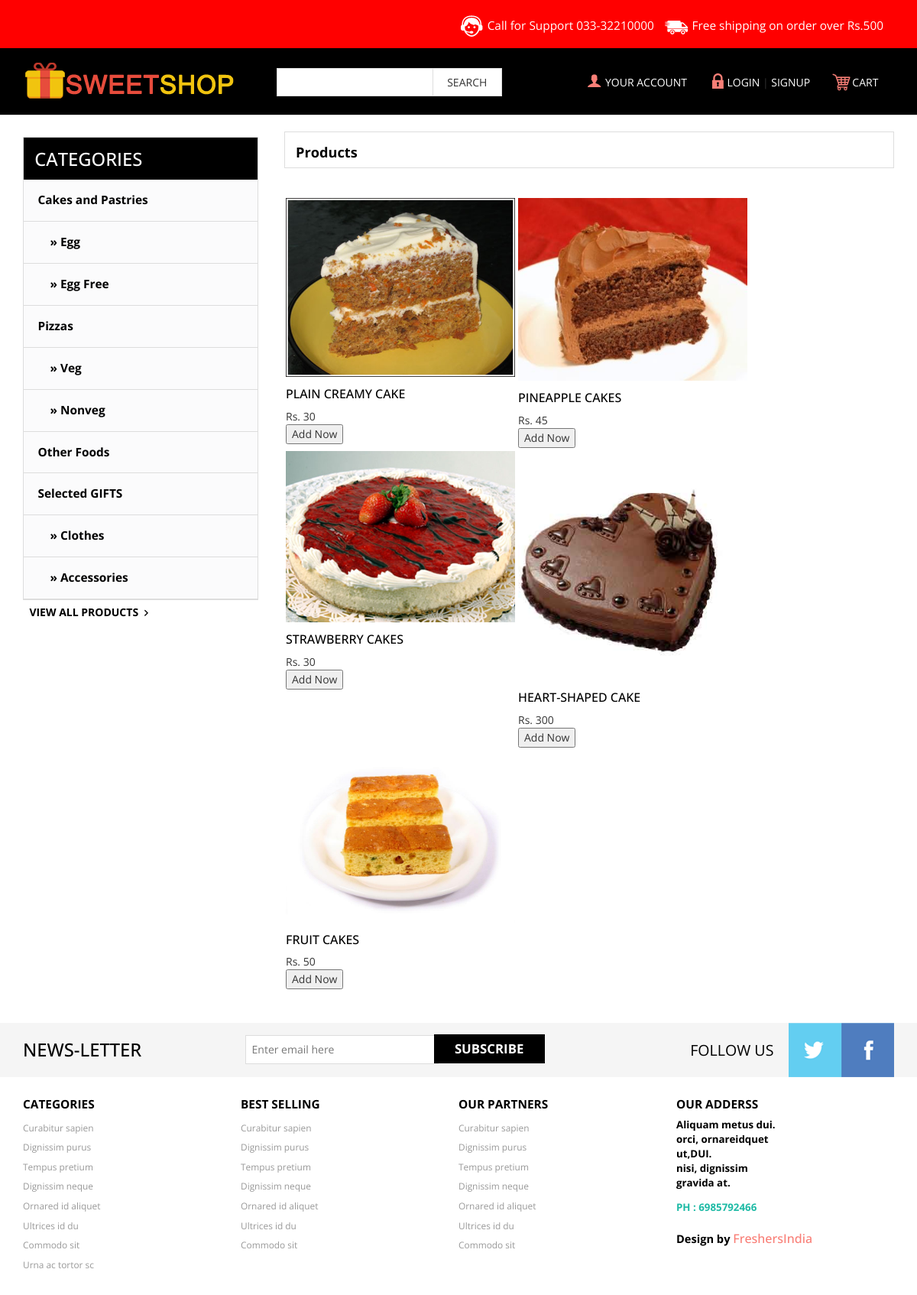
The app's page /products.php?cid=5 with its own data.
### tables this page shows
CREATE TABLE `products` (
  `id` int(11) NOT NULL,
  `name` varchar(100) NOT NULL DEFAULT '',
  `details` text NOT NULL,
  `image` varchar(100) NOT NULL DEFAULT '',
  `price` int(4) NOT NULL DEFAULT 0,
  `cid` int(6) NOT NULL DEFAULT 0,
  `total_views` int(11) NOT NULL,
  `total_sales` int(11) NOT NULL
);

CREATE TABLE `category` (
  `cid` int(6) NOT NULL,
  `cname` varchar(100) NOT NULL DEFAULT '',
  `parent_id` int(6) NOT NULL DEFAULT 0
);

### products.php (the view, shortened to what this page needs)
<?php
include "lib/connection.php";
include "lib/header.php";
?>
		     <div class="products">
	   		     	<h5 class="latest-product">Products</h5>
			</div>
		<table >
		<tr>
			<td>
		<div class="grid-product">
		<?php
		$sql = "SELECT * FROM `products` WHERE `cid` = '$_GET[cid]' ";
		$res = $db->query($sql);
		while($row = $res->fetch_array()) {
		  print <<<EOF
		  <div class="  product-grid" style="width: 300px;">
			<div class="content_box"><a href="details.php?id=$row[id]">
			   	<div class="left-grid-view grid-view-left">
			   	   	 <img src="$row[image]" class="img-responsive" alt=""/>
				   	   	<div class="mask">
	                        <div class="info">Quick View</div>
			            </div>
				   	  </a>
				</div>
				    <h4><a href="details.php?id=$row[id]">$row[name]</a></h4>
 				     Rs. $row[price]
 				     <BR>
 				     <form action = "add.php" method = "post">
 				     <input type = "hidden" name = "pid" value = "$row[id]">
 				     <input type = "hidden" name = "quantity" value = "1">
 				     <input type = "submit"  class="now-get get-cart"  value = "Add Now">
 				     </form>
			   	</div>
              </div>
EOF;
		}
	?>
<?php
include "lib/footer.php";
?>

### lib/footer.php (shortened to what this page needs)
			   <div class="sub-cate">
				<div class=" top-nav rsidebar span_1_of_left">
					<h3 class="cate">CATEGORIES</h3>
		 <ul class="menu">
			<ul class="kid-menu ">
<?php
include_once "lib/connection.php";
$sql = "SELECT * FROM `category` WHERE `parent_id` = '0' ";
$res = $db->query($sql);
while($row = $res->fetch_array()) {
	print "<li><a href=\"products.php?cid=$row[cid]\">$row[cname]</a></li>";
	$sql2 = "SELECT * FROM `category` WHERE `parent_id` = '$row[cid]' ";
	$res2 = $db->query($sql2);
	while($row2 = $res2->fetch_array()) {
		print "<li><a href=\"products.php?cid=$row2[cid]\"> &nbsp; &nbsp; &raquo; $row2[cname]</a></li>";
	}
}
?>
			</ul>
	</ul>
					</div>
	   		     	 <a class="view-all all-product" href="product.html">VIEW ALL PRODUCTS<span> </span></a>
			</div>
	<div class="footer">
		<div class="footer-top">
			<div class="container">
				<div class="latter">
					<h6>NEWS-LETTER</h6>
					<div class="sub-left-right">
						<form>
							<input type="text" value="Enter email here"onfocus="this.value = '';" onblur="if (this.value == '') {this.value = 'Enter email here';}" />
							<input type="submit" value="SUBSCRIBE" />
						</form>
					</div>
				</div>
				<div class="latter-right">
					<p>FOLLOW US</p>
					<ul class="face-in-to">
						<li><a href="#"><span> </span></a></li>
						<li><a href="#"><span class="facebook-in"> </span></a></li>
					</ul>
					<div class="clearfix"> </div>
				</div>
			</div>
		</div>
		<div class="footer-bottom">
			<div class="container">
				<div class="footer-bottom-cate">
					<h6>CATEGORIES</h6>
					<ul>
						<li><a href="#">Curabitur sapien</a></li>
						<li><a href="#">Dignissim purus</a></li>
						<li><a href="#">Tempus pretium</a></li>
						<li ><a href="#">Dignissim neque</a></li>
						<li ><a href="#">Ornared id aliquet</a></li>
						<li><a href="#">Ultrices id du</a></li>
						<li><a href="#">Commodo sit</a></li>
						<li ><a href="#">Urna ac tortor sc</a></li>
					</ul>
				</div>
				<div class="footer-bottom-cate bottom-grid-cat">
					<h6>BEST SELLING</h6>
					<ul>
						<li><a href="#">Curabitur sapien</a></li>
						<li><a href="#">Dignissim purus</a></li>
						<li><a href="#">Tempus pretium</a></li>
						<li ><a href="#">Dignissim neque</a></li>
						<li ><a href="#">Ornared id aliquet</a></li>
						<li><a href="#">Ultrices id du</a></li>
						<li><a href="#">Commodo sit</a></li>
					</ul>
				</div>
				<div class="footer-bottom-cate">
					<h6>OUR PARTNERS</h6>
					<ul>
						<li><a href="#">Curabitur sapien</a></li>
						<li><a href="#">Dignissim purus</a></li>
						<li><a href="#">Tempus pretium</a></li>
						<li ><a href="#">Dignissim neque</a></li>
						<li ><a href="#">Ornared id aliquet</a></li>
						<li><a href="#">Ultrices id du</a></li>
						<li><a href="#">Commodo sit</a></li>
					</ul>
				</div>
				<div class="footer-bottom-cate cate-bottom">
					<h6>OUR ADDERSS</h6>
					<ul>
						<li>Aliquam metus  dui. </li>
						<li>orci, ornareidquet</li>
						<li> ut,DUI.</li>
						<li >nisi, dignissim</li>
						<li >gravida at.</li>
						<li class="phone">PH : 6985792466</li>
						<li class="temp"> <p class="footer-class">Design by <a href="http://freshersindia.com/" target="_blank">FreshersIndia</a> </p></li>
					</ul>
				</div>
				<div class="clearfix"> </div>
			</div>
		</div>
	</div>
</body>
</html>

### css/style.css (style rules this page uses)
body { background: #fff; font-family: 'Open Sans', sans-serif; }
body a { transition: 0.5s all; -webkit-transition: 0.5s all; -o-transition: 0.5s all; -ms-transition: 0.5s all; -moz-transition: 0.5s all; }
h3.cate { color: #fff; font-size: 1.7em; padding: 0.6em ; background: #000; margin: 0; }
ul.kid-menu { display: block !important; }
.menu { width: auto; height: auto; padding: 0; list-style: none; margin: 0; background: #FBFBFC; }
ul { padding: 0; list-style: none; }
.menu ul li a { width: 100%; display: block; position: relative; font-size:1.1em; font-weight: 400; color: #000; text-decoration:none; border-bottom: 1px solid #ddd; font-weight:700; line-height: 3.5em; text-indent: 1.2em; }
.menu ul.kid-menu li a { border-bottom: none; }
ul.kid-menu { padding: 0; margin: 0; }
ul.kid-menu li { list-style: none; border-bottom: 1px solid #ddd; }
.sub-cate,.slide-grid { float: left; }
.top-nav { border: 1px solid #ddd; }
.sub-cate { width: 27%; margin: 2em 2em 0 0; }
.products { width: 100%; border: 1px solid #ddd; float:left; margin: 1.5em 0; padding: 0.7em 1em ; }
.latest-product,.dolor-grid { float:left; }
.view-all,a.get-cart { float:right; padding: 0.4em 0.6em; font-size: 1em; }
a.view-all span { background: url(../images/arrow2.png)0px 0px; width: 15px; height: 14px; display:inline-block; }
a.view-all { text-decoration: none; font-size: 1em; color:#000; font-weight:700; }
a.all-product { float:left; }
h5.latest-product { margin: 6px 0 0; font-size: 1.3em; color: #000; font-weight: 700; }
.grid-product { display:block; margin: 2% 0; }
.product-grid h4 { font-size:16px; margin-top:5px; }
.product-grid h4 a { text-transform:uppercase; color:#000000; }
.product-grid { float: left; width: 30%; margin: 2px; }
.left-grid-view { overflow: hidden; position: relative; margin-bottom: 1em; }
.grid-view-left img { -webkit-transition: all 0.3s ease-in-out; -moz-transition: all 0.3s ease-in-out; -o-transition: all 0.3s ease-in-out; -ms-transition: all 0.3s ease-in-out; transition: all 0.3s ease-in-out; margin: 0 auto; }
.footer-top { background: #F5F5F5; margin: 3em 0 0; }
.latter { float:left; width:65%; }
.latter h6 { margin: 0.9em 1em 0 0; font-size: 1.7em; color: #000; float:left; width: 36%; }
.latter-right { float:right; }
.latter-right p { font-size: 1.4em; color: #000; margin: 1.1em 1em; float: left; }
ul.face-in-to { float:left; padding:0; margin:0; }
ul.face-in-to li { display:inline-block; float:left; }
ul.face-in-to li a span { background: url(../images/img-sprite.png) -281px 0px; width: 69px; height: 71px; display: block; }
ul.face-in-to li a span.facebook-in { background-position:-350px 0px; }
.latter input[type="text"] { border: 1px solid #ddd; outline: none; background: #fff; font-size:1em; color:#777; width:61%; padding:8px; margin:0; }
.latter input[type="submit"] { outline: none; cursor: pointer; width: 35%; padding: 7px; background: #000; color: #fff; font-size:1.2em; font-weight: 700; border: none; position: absolute; left: 14.7em; top: 15px; -webkit-apperance:none; }
.sub-left-right { float: left; position: relative; width: 56%; padding: 1.1em 0; }
.footer-bottom-cate { float: left; width: 25%; }
.footer-bottom-cate h6 { font-size: 1.1em; color: #000; margin: 0 0 0.5em; font-weight: 700; }
.footer-bottom-cate ul { padding: 0; margin: 0; }
.footer-bottom-cate ul li { list-style: none; padding: 0.2em 0; }
.footer-bottom-cate ul li a { text-decoration:none; font-size: 0.85em; color: #999; }
.cate-bottom ul li { font-size: 0.95em; color: #000; font-weight: 700; }
.cate-bottom ul li { padding: 0em 0; }
.cate-bottom ul li.phone { color:#1DBAA5; }
.cate-bottom ul li.phone { padding: 1em 0 1.5em; }
.cate-bottom ul li p { color:#000; margin: 0; font-size:1.1em; }
.cate-bottom ul li p a { color:#F97E76; font-size:1.1em; font-weight: 500; }
.footer-bottom { padding: 2em 0 5em; }

### records on screen
products: image (picture), name "PLAIN CREAMY CAKE", price "30"
products: image (picture), name "PINEAPPLE CAKES", price "45"
products: image (picture), name "STRAWBERRY CAKES", price "30"
products: image (picture), name "HEART-SHAPED CAKE", price "300"
products: image (picture), name "FRUIT CAKES", price "50"
category: cname "Cakes and Pastries"
category: cname "Egg"
category: cname "Egg Free"
category: cname "Pizzas"
category: cname "Veg"
category: cname "Nonveg"
category: cname "Other Foods"
category: cname "Selected GIFTS"
category: cname "Clothes"
category: cname "Accessories"
